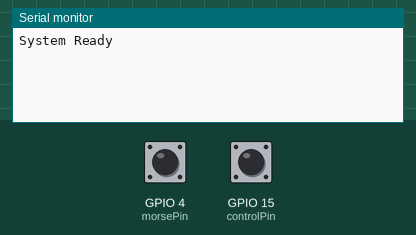
Simulated run of this sketch. Board: ESP32. Parts: the last lines printed to the serial monitor. The test bench sets the inputs (shaded band); at power-on: GPIO 4 (morsePin) LOW, GPIO 15 (controlPin) LOW. Nothing arrives over Bluetooth unless stated.

Above: at 1.2 s.
1.3 s: GPIO 4 (morsePin) pulsed HIGH 2 times (0.12 s each, 0.3 s apart)
At 2.9 s:
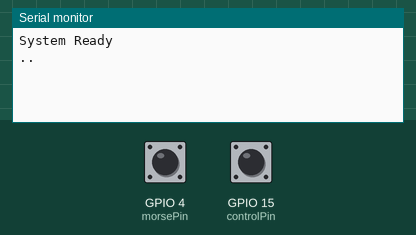
4.9 s: GPIO 15 (controlPin) pulsed HIGH 2 times (0.12 s each, 0.3 s apart)
At 5.8 s:
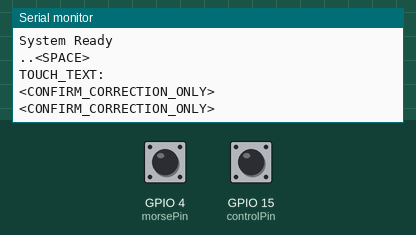

Measured:
- after the input at 1.3 s, the serial monitor: prints a new line after 0.12 s (image 1)
- after the input at 4.9 s, the serial monitor: prints a new line after 0.12 s (image 2)

The sketch:

morse_esp32_decoder.ino
```cpp
/**
 * ============================================================
 * Morse Code ESP32 Decoder with Bluetooth & Serial Output
 * ============================================================
 *
 * Description:
 *   This firmware decodes Morse code input from capacitive touch
 *   sensors connected to an ESP32 microcontroller. It implements
 *   a two-sensor system for Morse input and confirmation/control.
 *
 * Hardware:
 *   - ESP32 WROOM microcontroller
 *   - TTP223 capacitive touch sensors (Morse + Control)
 *   - Bluetooth Serial communication support
 *
 * Pin Configuration:
 *   - GPIO 4:  Morse input sensor (dot/dash)
 *   - GPIO 15: Control/confirmation sensor
 *
 * Protocol:
 *   - DOT (<500ms), DASH (≥500ms), SPACE (..), CLEAR (--)
 *   - Auto-decode after 2-second silence
 *   - Special commands for space and clear functions
 *
 * Author: Research Team
 * Date: 2025
 * Version: 2.0
 * ============================================================
 */

#include "BluetoothSerial.h"

BluetoothSerial SerialBT;

// ===================== PIN CONFIGURATION =====================
const int morsePin   = 4;   // Morse sensor input (dot/dash)
const int controlPin = 15;  // Control sensor (confirm/send)

// ===================== STATE MANAGEMENT =====================
bool morsePressed = false;
bool controlPressed = false;

unsigned long morseStartTime = 0;
unsigned long controlStartTime = 0;

String currentMorse = "";
unsigned long lastInputTime = 0;

// ===================== TIMING CONFIGURATION =====================
const unsigned long DASH_THRESHOLD = 500;    // ms - threshold for dot/dash
const unsigned long CONTROL_THRESHOLD = 700; // ms - confirm vs full response
const unsigned long AUTO_DECODE_DELAY = 2000; // ms - auto-decode timeout

// ===================== MORSE CODE TABLE =====================
/**
 * Standard International Morse Code mapping
 * Each entry contains [morse_code, decoded_character]
 */
String morseTable[][2] = {
  // Letters A-Z
  {".-", "A"}, {"-...", "B"}, {"-.-.", "C"}, {"-..", "D"}, {".", "E"},
  {"..-.", "F"}, {"--.", "G"}, {"....", "H"}, {"..", "I"}, {".---", "J"},
  {"-.-", "K"}, {".-..", "L"}, {"--", "M"}, {"-.", "N"}, {"---", "O"},
  {".--.", "P"}, {"--.-", "Q"}, {".-.", "R"}, {"...", "S"}, {"-", "T"},
  {"..-", "U"}, {"...-", "V"}, {".--", "W"}, {"-..-", "X"}, {"-.--", "Y"},
  {"--..", "Z"},

  // Numbers 0-9
  {"-----", "0"}, {".----", "1"}, {"..---", "2"}, {"...--", "3"},
  {"....-", "4"}, {".....", "5"}, {"-....", "6"}, {"--...", "7"},
  {"---..", "8"}, {"----.", "9"}
};

// ===================== MORSE DECODING FUNCTION =====================
/**
 * Decodes a morse code string to its character representation
 *
 * @param morse - Morse code string (dots and dashes)
 * @return Decoded character or "?" if not found
 */
String decodeMorse(String morse) {
  for (int i = 0; i < sizeof(morseTable)/sizeof(morseTable[0]); i++) {
    if (morseTable[i][0] == morse) {
      return morseTable[i][1];
    }
  }
  return "?"; // Unknown morse code
}

// ===================== SPECIAL COMMAND HANDLER =====================
/**
 * Handles special morse codes and standard character decoding
 * Special commands:
 *   ".." (I) -> Insert space
 *   "--" (M) -> Clear current input
 *
 * @param morse - Morse code string to decode and handle
 */
void handleSpecialMorse(String morse) {

  // Special command: Insert space
  if (morse == "..") {
    Serial.println("<SPACE>");
    Serial.println("TOUCH_TEXT: ");
    return;
  }

  // Special command: Clear input
  if (morse == "--") {
    Serial.println("<CLEAR>");
    return;
  }

  // Standard character decoding
  String decoded = decodeMorse(morse);
  Serial.println(decoded);
  Serial.print("TOUCH_TEXT:");
  Serial.println(decoded);
}

// ===================== SETUP FUNCTION =====================
/**
 * Initializes the ESP32:
 *  - Serial communication (115200 baud for Raspberry Pi)
 *  - Bluetooth Serial (for wireless feedback)
 *  - GPIO pins (INPUT mode for capacitive sensors)
 */
void setup() {
  // Initialize serial communication
  Serial.begin(115200);
  SerialBT.begin("ESP32_Morse_2");

  // Configure pins as inputs
  pinMode(morsePin, INPUT);
  pinMode(controlPin, INPUT);

  // System initialization message
  Serial.println("System Ready");
}

// ===================== MAIN LOOP =====================
/**
 * Main program loop - continuous monitoring of sensors
 * Handles three concurrent tasks:
 *  1. Morse input detection (dot/dash timing)
 *  2. Control confirmation (short/long press)
 *  3. Auto-decode (2-second silence timeout)
 *  4. Bluetooth receive (LLM responses)
 */
void loop() {

  unsigned long now = millis();

  // Read sensor states
  int morseState = digitalRead(morsePin);
  int controlState = digitalRead(controlPin);

  // --------- MORSE SENSOR INPUT DETECTION ---------
  // Rising edge: sensor pressed
  if (morseState == HIGH && !morsePressed) {
    morsePressed = true;
    morseStartTime = now;
  }

  // Falling edge: sensor released
  if (morseState == LOW && morsePressed) {
    morsePressed = false;
    unsigned long duration = now - morseStartTime;

    // Classify as dot or dash based on duration
    if (duration < DASH_THRESHOLD) {
      currentMorse += ".";
      Serial.print(".");
    } else {
      currentMorse += "-";
      Serial.print("-");
    }

    lastInputTime = now;
  }

  // --------- CONTROL SENSOR CONFIRMATION ---------
  // Rising edge: control button pressed
  if (controlState == HIGH && !controlPressed) {
    controlPressed = true;
    controlStartTime = now;
  }

  // Falling edge: control button released
  if (controlState == LOW && controlPressed) {
    controlPressed = false;
    unsigned long duration = now - controlStartTime;

    // Process accumulated morse code
    if (currentMorse != "") {
      handleSpecialMorse(currentMorse);
      currentMorse = "";
    }

    // Determine confirmation type based on hold duration
    if (duration < CONTROL_THRESHOLD) {
      Serial.println("<CONFIRM_CORRECTION_ONLY>");
    } else {
      Serial.println("<CONFIRM_FULL_RESPONSE>");
    }
  }

  // --------- AUTO-DECODE TIMEOUT ---------
  // Auto-decode if no input for 2 seconds
  if (currentMorse != "" && (now - lastInputTime > AUTO_DECODE_DELAY)) {
    handleSpecialMorse(currentMorse);
    currentMorse = "";
  }

  // --------- BLUETOOTH RECEIVE (LLM RESPONSES) ---------
  // Receive responses from Raspberry Pi and forward via Bluetooth
  if (Serial.available()) {
    String reply = Serial.readStringUntil('\n');
    SerialBT.println("GPT: " + reply);
  }
}
```
